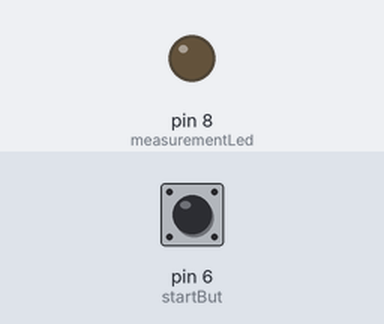
The sketch below on a simulated Arduino Uno, built with avr-gcc and run on an emulated ATmega328P. On the bench: output pins drawn as LEDs (lit = HIGH). The test bench sets the inputs (shaded band); at power-on: pin 6 (startBut) HIGH. Random numbers use the default seed unless the sketch sets one; no radio packets arrive unless stated; what the sketch prints to the serial monitor is not drawn.

Above: at 1.1 s.
At 1.8 s:
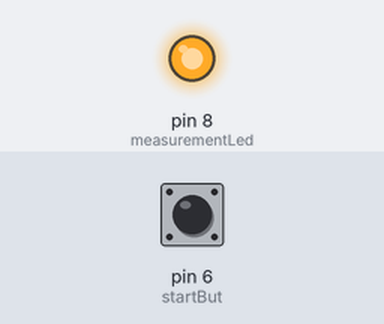
Timing chart, 0 to 3.3 s (numbered marks = the images above):
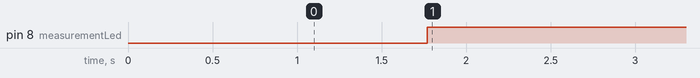

The sketch:

Arduino_loRa_Sender.ino
```cpp
#include <SPI.h>
#include <LoRa.h>

#define measurementLed 8

//LoRa Pins
#define csPin 10
#define resetPin 7
#define irqPin 2

//SPI Interface Pins
#define SCK 13
#define MISO 12
#define MOSI 11

#define period 750//60000 * 5 // Minutos de delay entre coleta

#define startBut 6

int TXPOWER = 4;

char txpacket[24];
String msg;

int count_packets = 100;

bool lora_idle = true;

void OnTxDone( void );

void LoRaReset(void){
  LoRa.setPins(csPin, resetPin, irqPin);

  if (!LoRa.begin(915E6)) {
    Serial.println("Starting LoRa failed!");
    while (1);
  }
  LoRa.onTxDone(OnTxDone);

  //Set LoRa Params
  LoRa.setSpreadingFactor(12);
  LoRa.setCodingRate4(5);
  LoRa.setSignalBandwidth(125E3);
  LoRa.setPreambleLength(8);
  LoRa.setTxPower(TXPOWER, PA_OUTPUT_PA_BOOST_PIN);
}

void setup() {
  //Serial Setup
  Serial.begin(9600);
  delay(1000);
  //End Serial Setup

  //SPI.begin(SCK,MISO,MOSI,csPin);

  pinMode(measurementLed, OUTPUT);
  digitalWrite(measurementLed, LOW);
  pinMode(startBut, INPUT);
  Serial.println("\nAwainting button press for start...");
  while(!digitalRead(startBut)){
    delay(10);
  }
  Serial.println("Starting experiment.");
}

void loop() {
  if(lora_idle && count_packets < 100 && TXPOWER < 21){
    for(int i=0; i<23; i++){
      txpacket[i] = (char) random(65,90);
    }
    txpacket[23] = '\0';
    msg = String(txpacket).substring(0,24);

    lora_idle = false;
    sendPacket(msg);
    //Serial.println(msg);
  }
  if(count_packets >= 100){
    digitalWrite(measurementLed, LOW);
    delay(period);

    if(TXPOWER < 21 && lora_idle){
      count_packets = 0;
      TXPOWER++;
      LoRaReset();
      digitalWrite(measurementLed, HIGH);
    }
    if(TXPOWER == 21){
      Serial.println("Finished.");
      TXPOWER++;
    }
  }
}

void sendPacket(String out){
  LoRa.beginPacket();
  LoRa.print(out);
  LoRa.endPacket(true);
}

void OnTxDone( void ){
  //Serial.println("Tx Done");
  LoRaReset();
  count_packets++;
	lora_idle = true;
}
```

Measured:
- by itself, pin 8 (measurementLed): LOW → HIGH at 1.8 s
